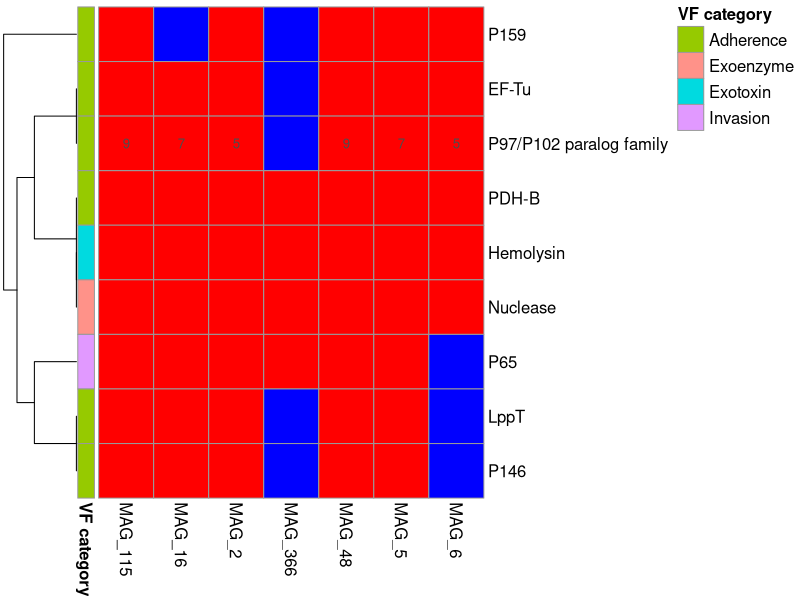

R code for this plot:
rm(list = ls())

##pheatmap
result.m <- read.table("M.hypo_7_VFs_9.xls",header = T,sep = "\t",row.names = 1,check.names = F)
result.count.m <- read.table("M.hypo_7_VFs_9_countNum.xls",header = T,sep = "\t",row.names = 1,check.names = F)

dt <- result.m[,2:8]
dt[,1:7] <- lapply(dt[,1:7],as.numeric)
anno <- as.data.frame(result.m[,1])
names(anno) <- "VF category"
rownames(anno) <- rownames(dt)

#add VF number
dt.num <- as.matrix(result.count.m[,-1]) 

library(pheatmap)
library(gplots)
library(ggplot2)
tiff(filename = "M.hyo_7_VF_9.pheatmap.tif",width = 3500,height = 2000,res=600,compression="lzw")
pheatmap(dt,cluster_rows =T,cluster_cols =F,
         color = bluered(100),fontsize=12,
         legend = F,
         display_numbers = matrix(ifelse((dt.num > 1 & !is.na(dt.num)),dt.num,""),nrow(dt.num)),
         annotation_row  = anno,
         annotation_legend=T)
dev.off()
